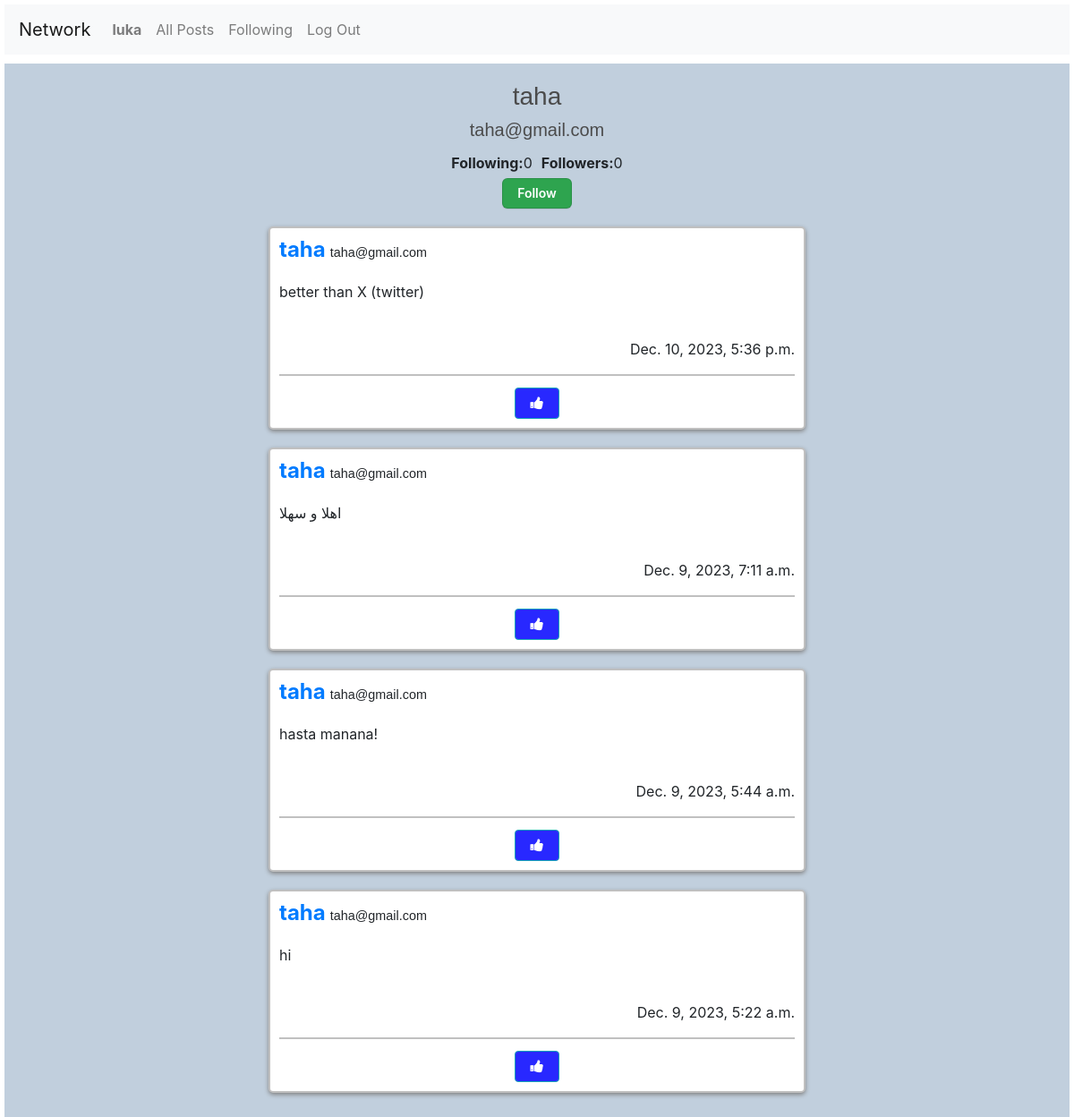
The page /profile/2 (signed in) on the database its author committed.
### network/models.py (models this page shows, shortened)
class User(AbstractUser):
    pass

class Post(models.Model):
    content = models.CharField(max_length=140)
    user = models.ForeignKey(User,on_delete=models.CASCADE, related_name='user')
    datetime = models.DateTimeField(auto_now_add=True)

### network/views.py (the view)
# urls.py: path("profile/<int:id>", views.profile, name="profile"),
def profile(request, id):
    user = User.objects.get(pk=id)
    following = Follow.objects.filter(user=user)
    follower = Follow.objects.filter(user_follower=user)
    likes =  Like.objects.all()
    check = []
    try:
        for like in likes:
            if like.user.id == request.user.id:
                check.append(like.post_liked.id)
    except:
        check = []
    try:
        check_follow = follower.filter(user=User.objects.get(pk=request.user.id))
        if len(check_follow) != 0:
            check_follow = True
        else:
            check_follow = False
    except:
        check_follow = False
    posts = Post.objects.filter(user=user).order_by("id").reverse()
    postsv2 = Paginator(posts, 10)
    page_posts = postsv2.get_page(request.GET.get('page'))
    return render(request, "network/profile.html",{
        'posts':postsv2,
        'page_posts': page_posts,
        'user':user,
        'follower':follower,
        'following':following,
        'check': check_follow,
        'checks':check,
        'likes':likes,
    })

### network/templates/network/profile.html (shortened to what this page needs)
{% extends "network/layout.html" %}
{% block body %}
    {% if user.is_authenticated %}
<h3 style="text-align: center; margin-top: 10px; padding-top: 20px; color: rgb(75, 75, 75); font-family: sans-serif;">{{user.username}}</h3>
<h5 style="text-align: center;  color: rgb(75, 75, 75); font-family: sans-serif;">{{user.email}}</h5>
{% if request.user != user %}
<nav class="follow" style="display: flex;justify-content: center; ">
  <p><b>Following:</b>{{following.count}}</p>
  <p><b>Followers:</b>{{follower.count}}</p>
</nav>
<div style="display: flex;justify-content: center;">
{% if check %}
<form method="post" action="{% url 'unfollow' userid=user.id   unfollowerid=request.user.id  %}">
  {% csrf_token %}
  <button style="background-color: red;" class="button-3" name="unfollow" type="submit">Unfollow</button>
</form>
{% else%}
<form method="post" action="{% url 'follow' userid=user.id   followerid=request.user.id %}">
  <button class="button-3" name="follow" type="submit">Follow</button>
</form>
{% endif %}
</div>
{% else %}
<nav class="follow" style="display: flex;justify-content: center; ">
  <p><b>Following:</b>{{following.count}}</p>
  <p><b>Followers:</b>{{follower.count}}</p>
</nav>
{% endif %}
{% for post in page_posts %}
    <div class="post" style=" border-radius: 5px; margin: 20px; padding: 10px; border: 2px silver solid ; box-shadow: 0px 2px 5px grey; width: 600px; margin-left: auto; margin-right: auto; text-align: center;">
        <h4 style="text-align: left; display: flex;"><a href="{% url 'profile' id=post.user.id %}"><b>{{post.user}}</b></a><p style=" align-items: center; margin-left: 5px; margin-top: 9px; font: 0.6em sans-serif;">{{post.user.email}}</p></h4>
        <p style="text-align: left;" id="content_{{post.id}}">{{post.content}} </p>
        <p style="text-align: right; margin-top: 40px;">{{post.datetime}}</p>
        <nav style=" padding-top: 10px; padding-bottom: 0px; border-top: 2px silver solid; display: flex; justify-content: space-around;">
          {% if post.id in checks %}
       <button style="background-color: rgb(40, 40, 255);  width: 50px; height: 35px; margin-top: 3px;"   id="{{ post.id }}" onclick="like({{ post.id }} , {{checks}} )" class="btn btn-info fa fa-thumbs-down"></button>
        {% else %}
          <button style="background-color: rgb(40, 40, 255);  width: 50px; height: 35px; margin-top: 3px;"   id="{{ post.id }}" onclick="like({{ post.id }},{{checks}})" class="btn btn-info fa fa-thumbs-up"></button>
        {% endif %}
    </div>
    {% endfor %}
    {% else %}
    <h6>You should log in first <a href="{% url 'login' %}">login</a></h6>
    {% endif %}
{% endblock %}

### network/templates/network/layout.html (shortened to what this page needs)
{% load static %}
<!DOCTYPE html>
<html lang="en">
    <head>
        <link rel="stylesheet" href="https://stackpath.bootstrapcdn.com/bootstrap/4.4.1/css/bootstrap.min.css">
        <link href="{% static 'network/styles.css' %}" rel="stylesheet">
        <link rel="stylesheet" href="https://cdnjs.cloudflare.com/ajax/libs/font-awesome/4.7.0/css/font-awesome.min.css">
    </head>
    <body>
        <nav class="navbar navbar-expand-lg navbar-light bg-light">
            <a class="navbar-brand" href="{% url 'index' %}">Network</a>
            <div>
              <ul class="navbar-nav mr-auto">
                {% if user.is_authenticated %}
                    <li class="nav-item">
                        <a class="nav-link" href="{% url 'profile' id=request.user.id %}"><strong>{{ request.user.username }}</strong></a>
                    </li>
                {% endif %}
                <li class="nav-item">
                  <a class="nav-link" href="{% url 'index' %}">All Posts</a>
                </li>
                {% if user.is_authenticated %}
                    <li class="nav-item">
                        <a class="nav-link" href="{% url 'followsection' %}">Following</a>
                    </li>
                    <li class="nav-item">
                        <a class="nav-link" href="{% url 'logout' %}">Log Out</a>
                    </li>
                {% endif %}
              </ul>
            </div>
          </nav>
        <div class="body">
            {% block body %}
            {% endblock %}
        </div>
    </body>
</html>

### network/static/network/styles.css (style rules this page uses)
body { margin: 5px; }
.body { background-color: rgb(193, 207, 221); }
.body .post { background-color: rgb(255, 255, 255); }
.follow p { margin: 5px; }
.button-3 { appearance: none; background-color: #2ea44f; border: 1px solid rgba(27, 31, 35, .15); border-radius: 6px; box-shadow: rgba(27, 31, 35, .1) 0 1px 0; box-sizing: border-box; color: #fff; cursor: pointer; display: inline-block; font-family: -apple-system,system-ui,"Segoe UI",Helvetica,Arial,sans-serif,"Apple Color Emoji","Segoe UI Emoji"; font-size: 14px; font-weight: 600; line-height: 20px; padding: 6px 16px; position: relative; text-align: center; text-decoration: none; user-select: none; -webkit-user-select: none; touch-action: manipulation; vertical-align: middle; white-space: nowrap; }

### rows shown on the page
User: user.username "luka"
User: username "taha", email "taha@gmail.com"
Post: user "taha", user.email "taha@gmail.com", content "better than X (twitter)", datetime "Dec. 10, 2023, 5:36 p.m."
Post: user "taha", user.email "taha@gmail.com", content "اهلا و سهلا", datetime "Dec. 9, 2023, 7:11 a.m."
Post: user "taha", user.email "taha@gmail.com", content "hasta manana!", datetime "Dec. 9, 2023, 5:44 a.m.", {{ post.id }} 3 (drawn)
Post: user "taha", user.email "taha@gmail.com", content "hi", datetime "Dec. 9, 2023, 5:22 a.m."

### other values the page prints
{{ following.count }} "0"
{{ follower.count }} "0"
